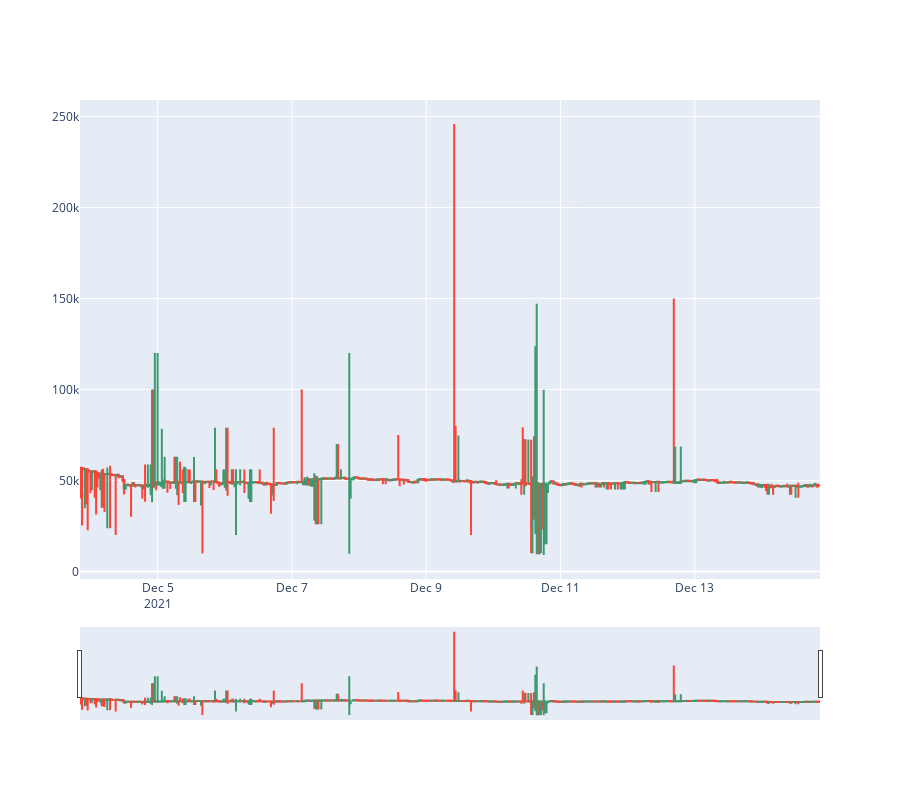

Notebook code for this chart:
### Code cell
fig = go.Figure(data = [go.Candlestick(x = df_date_1['Date'], open =x_train['Open'],high = x_train['High'],low = x_train['Low'],close = y_train['Close'])])
fig.update_layout(width=900,
    height=800)
fig.show()

### Figure 1 — Plotly figure (JSON) as saved in the notebook; plotly's stock layout.template omitted (floating-point values rounded to 4 significant figures; data arrays with more than 128 entries replaced by an {"elided": "..."} marker saying what was removed)
{"data": [{"close": {"elided": "529 float values"}, "high": {"elided": "529 float values"}, "low": {"elided": "529 float values"}, "open": {"elided": "529 float values"}, "type": "candlestick", "x": {"elided": "529 str values"}}], "layout": {"height": 800, "width": 900, "xaxis": {"autorange": true, "range": ["2021-12-03 20:15", "2021-12-14 20:45"], "rangeslider": {"autorange": true, "range": ["2021-12-03 20:15", "2021-12-14 20:45"], "yaxis": {"_template": null, "rangemode": "match"}}, "type": "date"}, "yaxis": {"autorange": true, "range": [-4163.0, 259100.0]}}}
